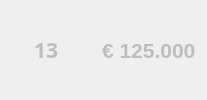
       <widget class="QFrame" name="stage13">
        <property name="enabled">
         <bool>false</bool>
        </property>
        <layout class="QHBoxLayout" name="stage_13">
         <item>
          <spacer name="horizontalSpacer_15">
           <property name="orientation">
            <enum>Qt::Horizontal</enum>
           </property>
           <property name="sizeType">
            <enum>QSizePolicy::Fixed</enum>
           </property>
           <property name="sizeHint" stdset="0">
            <size>
             <width>23</width>
             <height>20</height>
            </size>
           </property>
          </spacer>
         </item>
         <item>
          <widget class="QLabel" name="label_14">
           <property name="maximumSize">
            <size>
             <width>26</width>
             <height>16777215</height>
            </size>
           </property>
           <property name="font">
            <font>
             <family>OpenSymbol</family>
             <pointsize>16</pointsize>
             <weight>75</weight>
             <bold>true</bold>
            </font>
           </property>
           <property name="text">
            <string>13</string>
           </property>
          </widget>
         </item>
         <item>
          <spacer name="horizontalSpacer_21">
           <property name="orientation">
            <enum>Qt::Horizontal</enum>
           </property>
           <property name="sizeType">
            <enum>QSizePolicy::Fixed</enum>
           </property>
           <property name="sizeHint" stdset="0">
            <size>
             <width>12</width>
             <height>20</height>
            </size>
           </property>
          </spacer>
         </item>
         <item>
          <widget class="QWidget" name="widget_13" native="true">
           <property name="maximumSize">
            <size>
             <width>15</width>
             <height>15</height>
            </size>
           </property>
           <property name="styleSheet">
            <string notr="true">border-image:url(:/images/counter_gem.png);</string>
           </property>
          </widget>
         </item>
         <item>
          <spacer name="horizontalSpacer_43">
           <property name="orientation">
            <enum>Qt::Horizontal</enum>
           </property>
           <property name="sizeType">
            <enum>QSizePolicy::Fixed</enum>
           </property>
           <property name="sizeHint" stdset="0">
            <size>
             <width>20</width>
             <height>20</height>
            </size>
           </property>
          </spacer>
         </item>
         <item>
          <widget class="QLabel" name="label_28">
           <property name="font">
            <font>
             <pointsize>16</pointsize>
             <weight>75</weight>
             <bold>true</bold>
            </font>
           </property>
           <property name="text">
            <string>€ 125.000</string>
           </property>
          </widget>
         </item>
        </layout>
       </widget>
